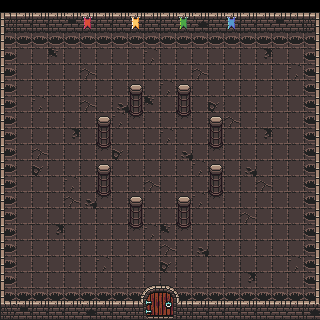

Tiled map render using the project's own tile images. Description and the whole map definition, tile-layer contents included, below:
An orthogonal 20x20 tile map with 16x16 px tiles, 4 tile layers (Ground, PillarBase, Pillar, Wall) and 8 objects (8x spike).

<map version="1.5" tiledversion="1.5.0" orientation="orthogonal" renderorder="right-down" width="20" height="20" tilewidth="16" tileheight="16" infinite="0" nextlayerid="8" nextobjectid="14">
 <editorsettings>
  <export target="../trial-3.json" format="json" />
 </editorsettings>
 <tileset firstgid="1" source="../../tiles/sources/tile_all-in-one-2.tsx" />
 <layer id="1" name="Ground" width="20" height="20" locked="1">
  <data encoding="csv">
0,0,0,0,0,0,0,0,0,0,0,0,0,0,0,0,0,0,0,0,
0,0,0,0,0,0,0,0,0,0,0,0,0,0,0,0,0,0,0,0,
295,295,295,295,295,295,295,295,295,295,295,295,295,295,295,295,295,295,295,295,
295,130,130,195,130,130,130,130,130,132,130,130,130,130,130,130,194,130,130,295,
295,130,130,130,130,131,130,130,130,130,130,130,131,130,130,130,130,130,132,295,
295,130,130,130,130,130,130,130,130,130,132,130,130,130,130,130,130,130,130,295,
295,130,132,130,130,131,130,164,130,195,130,130,130,162,130,130,130,130,130,295,
295,130,130,130,130,130,130,132,130,130,130,130,130,130,131,130,130,130,130,295,
295,130,130,130,194,130,130,130,130,130,132,130,130,130,130,130,194,130,130,295,
295,130,131,130,130,130,130,162,130,130,130,164,130,130,130,130,130,130,130,295,
295,130,162,130,130,130,130,130,130,130,130,130,132,130,130,164,130,130,130,295,
295,130,130,130,132,130,130,130,130,131,130,130,130,130,130,130,131,130,130,295,
295,130,130,130,131,164,130,130,130,130,130,130,132,130,130,130,130,130,130,295,
295,130,130,130,130,130,130,130,130,130,130,130,130,130,130,131,130,130,130,295,
295,130,130,194,130,130,130,130,130,132,195,130,130,130,130,130,130,130,130,295,
295,130,130,130,130,130,130,130,130,130,131,130,164,130,130,130,130,130,130,295,
295,130,130,130,130,130,132,130,130,130,162,130,130,130,130,130,130,130,132,295,
295,130,130,130,130,130,130,130,130,130,130,130,130,130,130,194,130,130,130,295,
295,295,295,295,295,295,295,295,295,295,295,295,295,295,295,295,295,295,295,295,
295,295,295,295,295,295,295,295,295,295,295,295,295,295,295,295,295,295,295,295
</data>
 </layer>
 <layer id="6" name="PillarBase" width="20" height="20" locked="1">
  <data encoding="csv">
0,0,0,0,0,0,0,0,0,0,0,0,0,0,0,0,0,0,0,0,
0,0,0,0,0,0,0,0,0,0,0,0,0,0,0,0,0,0,0,0,
0,0,0,0,0,0,0,0,0,0,0,0,0,0,0,0,0,0,0,0,
0,0,0,0,0,0,0,0,0,0,0,0,0,0,0,0,0,0,0,0,
0,0,0,0,0,0,0,0,0,0,0,0,0,0,0,0,0,0,0,0,
0,0,0,0,0,0,0,0,0,0,0,0,0,0,0,0,0,0,0,0,
0,0,0,0,0,0,0,0,0,0,0,0,0,0,0,0,0,0,0,0,
0,0,0,0,0,0,0,0,230,0,0,230,0,0,0,0,0,0,0,0,
0,0,0,0,0,0,0,0,0,0,0,0,0,0,0,0,0,0,0,0,
0,0,0,0,0,0,230,0,0,0,0,0,0,230,0,0,0,0,0,0,
0,0,0,0,0,0,0,0,0,0,0,0,0,0,0,0,0,0,0,0,
0,0,0,0,0,0,0,0,0,0,0,0,0,0,0,0,0,0,0,0,
0,0,0,0,0,0,230,0,0,0,0,0,0,230,0,0,0,0,0,0,
0,0,0,0,0,0,0,0,0,0,0,0,0,0,0,0,0,0,0,0,
0,0,0,0,0,0,0,0,230,0,0,230,0,0,0,0,0,0,0,0,
0,0,0,0,0,0,0,0,0,0,0,0,0,0,0,0,0,0,0,0,
0,0,0,0,0,0,0,0,0,0,0,0,0,0,0,0,0,0,0,0,
0,0,0,0,0,0,0,0,0,0,0,0,0,0,0,0,0,0,0,0,
0,0,0,0,0,0,0,0,0,0,0,0,0,0,0,0,0,0,0,0,
0,0,0,0,0,0,0,0,0,0,0,0,0,0,0,0,0,0,0,0
</data>
 </layer>
 <layer id="5" name="Pillar" width="20" height="20" locked="1">
  <data encoding="csv">
0,0,0,0,0,0,0,0,0,0,0,0,0,0,0,0,0,0,0,0,
0,0,0,0,0,0,0,0,0,0,0,0,0,0,0,0,0,0,0,0,
0,0,0,0,0,0,0,0,0,0,0,0,0,0,0,0,0,0,0,0,
0,0,0,0,0,0,0,0,0,0,0,0,0,0,0,0,0,0,0,0,
0,0,0,0,0,0,0,0,0,0,0,0,0,0,0,0,0,0,0,0,
0,0,0,0,0,0,0,0,166,0,0,166,0,0,0,0,0,0,0,0,
0,0,0,0,0,0,0,0,198,0,0,198,0,0,0,0,0,0,0,0,
0,0,0,0,0,0,166,0,0,0,0,0,0,166,0,0,0,0,0,0,
0,0,0,0,0,0,198,0,0,0,0,0,0,198,0,0,0,0,0,0,
0,0,0,0,0,0,0,0,0,0,0,0,0,0,0,0,0,0,0,0,
0,0,0,0,0,0,166,0,0,0,0,0,0,166,0,0,0,0,0,0,
0,0,0,0,0,0,198,0,0,0,0,0,0,198,0,0,0,0,0,0,
0,0,0,0,0,0,0,0,166,0,0,166,0,0,0,0,0,0,0,0,
0,0,0,0,0,0,0,0,198,0,0,198,0,0,0,0,0,0,0,0,
0,0,0,0,0,0,0,0,0,0,0,0,0,0,0,0,0,0,0,0,
0,0,0,0,0,0,0,0,0,0,0,0,0,0,0,0,0,0,0,0,
0,0,0,0,0,0,0,0,0,0,0,0,0,0,0,0,0,0,0,0,
0,0,0,0,0,0,0,0,0,0,0,0,0,0,0,0,0,0,0,0,
0,0,0,0,0,0,0,0,0,0,0,0,0,0,0,0,0,0,0,0,
0,0,0,0,0,0,0,0,0,0,0,0,0,0,0,0,0,0,0,0
</data>
 </layer>
 <layer id="2" name="Wall" width="20" height="20" locked="1">
  <data encoding="csv">
227,2,2,2,2,2,2,2,2,2,2,2,2,2,2,2,2,3,4,228,
259,34,34,34,68,66,34,34,99,34,34,98,100,34,67,34,34,68,36,260,
258,0,0,0,0,0,0,0,0,0,0,0,0,0,0,0,0,0,0,257,
258,0,0,0,0,0,0,0,0,0,0,0,0,0,0,0,0,0,0,257,
258,0,0,0,0,0,0,0,0,0,0,0,0,0,0,0,0,0,0,257,
258,0,0,0,0,0,0,0,0,0,0,0,0,0,0,0,0,0,0,257,
258,0,0,0,0,0,0,0,0,0,0,0,0,0,0,0,0,0,0,257,
258,0,0,0,0,0,0,0,0,0,0,0,0,0,0,0,0,0,0,257,
258,0,0,0,0,0,0,0,0,0,0,0,0,0,0,0,0,0,0,257,
258,0,0,0,0,0,0,0,0,0,0,0,0,0,0,0,0,0,0,257,
258,0,0,0,0,0,0,0,0,0,0,0,0,0,0,0,0,0,0,257,
258,0,0,0,0,0,0,0,0,0,0,0,0,0,0,0,0,0,0,257,
258,0,0,0,0,0,0,0,0,0,0,0,0,0,0,0,0,0,0,257,
258,0,0,0,0,0,0,0,0,0,0,0,0,0,0,0,0,0,0,257,
258,0,0,0,0,0,0,0,0,0,0,0,0,0,0,0,0,0,0,257,
258,0,0,0,0,0,0,0,0,0,0,0,0,0,0,0,0,0,0,257,
258,0,0,0,0,0,0,0,0,0,0,0,0,0,0,0,0,0,0,257,
258,0,0,0,0,0,0,0,418,419,420,421,0,0,0,0,0,0,0,257,
291,2,2,2,2,2,2,2,450,451,452,453,2,2,2,2,2,3,4,292,
323,68,34,34,34,100,34,34,482,483,484,485,34,34,34,34,34,35,36,100
</data>
 </layer>
 <objectgroup id="7" name="Spike" locked="1">
  <object id="2" name="spike" x="232" y="82">
   <point />
  </object>
  <object id="3" name="spike" x="56" y="114">
   <point />
  </object>
  <object id="4" name="spike" x="88" y="82">
   <point />
  </object>
  <object id="5" name="spike" x="264" y="114">
   <point />
  </object>
  <object id="6" name="spike" x="88" y="258">
   <point />
  </object>
  <object id="7" name="spike" x="56" y="226">
   <point />
  </object>
  <object id="8" name="spike" x="232" y="258">
   <point />
  </object>
  <object id="9" name="spike" x="264" y="226">
   <point />
  </object>
 </objectgroup>
</map>
